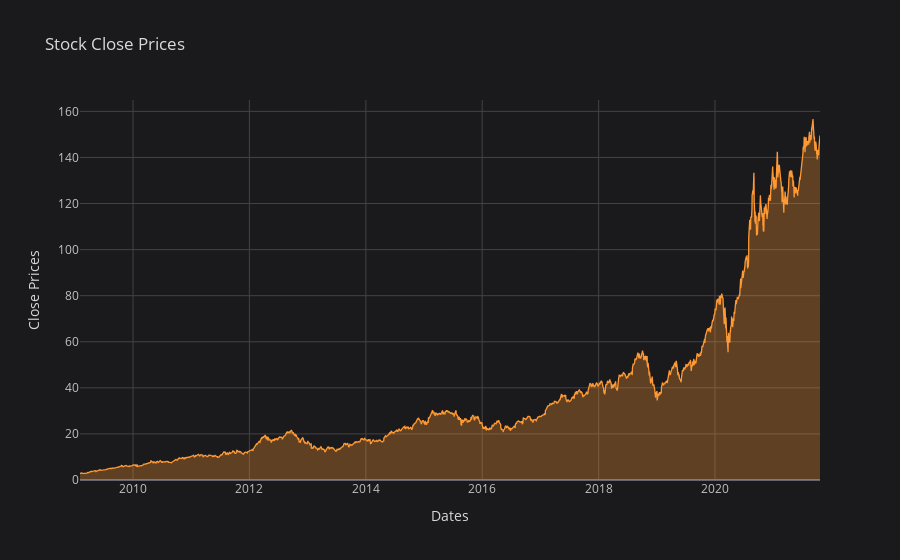

This figure's notebook cell:
### Markdown cell above
A graph is created to display the prices of AAPL stock from the data collected

### Code cell
aapl_close.iplot(title='Stock Close Prices', fill = True, xTitle='Dates',yTitle='Close Prices', theme='space')

### Figure 1 — Plotly figure (JSON) as saved in the notebook; plotly's stock layout.template omitted (floating-point values rounded to 4 significant figures; data arrays with more than 128 entries replaced by an {"elided": "..."} marker saying what was removed)
{"data": [{"fill": "tozeroy", "fillcolor": "rgba(255, 153, 51, 0.3)", "line": {"color": "rgba(255, 153, 51, 1.0)", "dash": "solid", "shape": "linear", "width": 1.3}, "mode": "lines", "name": "Close", "text": "", "type": "scatter", "x": {"elided": "3204 str values"}, "y": {"elided": "3204 float values"}}], "layout": {"legend": {"bgcolor": "#1A1A1C", "font": {"color": "#D9D9D9"}}, "paper_bgcolor": "#1A1A1C", "plot_bgcolor": "#1A1A1C", "title": {"font": {"color": "#D9D9D9"}, "text": "Stock Close Prices"}, "xaxis": {"gridcolor": "#434343", "showgrid": true, "tickfont": {"color": "#C2C2C2"}, "title": {"font": {"color": "#D9D9D9"}, "text": "Dates"}, "zerolinecolor": "#666570"}, "yaxis": {"gridcolor": "#434343", "showgrid": true, "tickfont": {"color": "#C2C2C2"}, "title": {"font": {"color": "#D9D9D9"}, "text": "Close Prices"}, "zerolinecolor": "#666570"}}}
